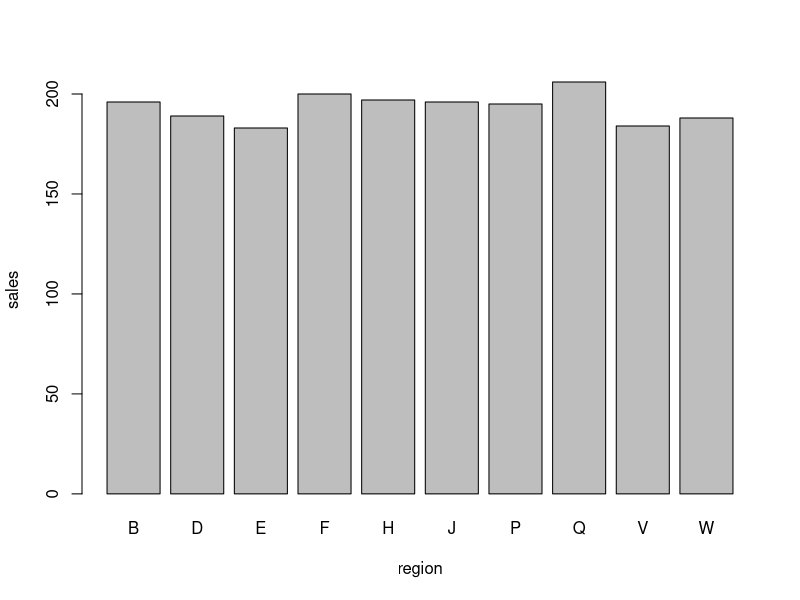

This figure's R source:
## ---- chunk 1
day <- as.integer(format(Sys.Date(), "%d"))
sales_dat <- data.frame(
  region = rep(LETTERS, each = 10),
  sales = rpois(26 * 10, day)
)

knitr::kable(head(sales_dat, 20))
## ---- chunk 2
sales_sum <- aggregate(sales ~ region, data = sales_dat, sum)

top_10_regions <- head(sales_sum[order(-sales_sum$sales), ], 10)

barplot(sales ~ region, data = top_10_regions)
## ---- chunk 3
mod <- lm(sales ~ region, data = sales_dat)

region_coefs <- mod$coefficients[-1]
max_idx <- which.max(region_coefs)
